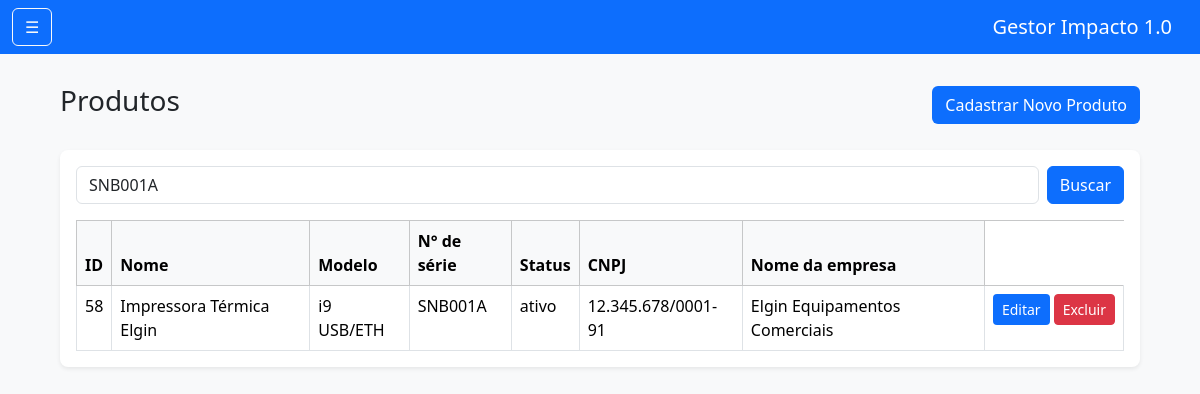
Page /interface/produto/produtos.php?busca_serie=SNB001A on the committed database.
### tables this page shows
CREATE TABLE `produtos` (
  `id` int(11) NOT NULL,
  `nome` varchar(100) NOT NULL,
  `modelo` varchar(100) NOT NULL,
  `numero_serie` varchar(100) NOT NULL,
  `cnpj` varchar(100) NOT NULL,
  `nome_empresa` varchar(100) NOT NULL,
  `status` varchar(50) NOT NULL
);

### database/produto/listar_produtos.php (the view, shortened to what this page needs)
<?php
require_once '../../database/conexao.php';
$busca = isset($_GET['busca_serie']) ? trim($_GET['busca_serie']) : '';
if ($busca !== '') {
    $sql = "SELECT * FROM produtos WHERE numero_serie LIKE ?";
    $stmt = $conn->prepare($sql);
    $like = '%' . $busca . '%';
    $stmt->bind_param("s", $like);
    $stmt->execute();
    $result = $stmt->get_result();
} else {
    $sql = "SELECT * FROM produtos";
    $result = $conn->query($sql);
}
if ($result->num_rows > 0) {
    while($row = $result->fetch_assoc()) {
        echo "<tr>";
        echo "<td>" . htmlspecialchars($row['id']) . "</td>";
        echo "<td>" . htmlspecialchars($row['nome']) . "</td>";
        echo "<td>" . htmlspecialchars($row['modelo']) . "</td>";
        echo "<td>" . htmlspecialchars($row['numero_serie']) . "</td>";
        echo "<td>" . htmlspecialchars($row['status']) . "</td>";
        echo "<td>" . htmlspecialchars($row['cnpj']) . "</td>";
        echo "<td>" . htmlspecialchars($row['nome_empresa']) . "</td>";
        echo "<td class='text-nowrap'>";
        echo "<a href='../../interface/produto/editar_produto.php?id=" . urlencode($row['id']) . "' class='btn bg-primary text-white btn-sm me-1'>Editar</a>";
        echo "<form method='POST' action='../../database/produto/excluir_produto.php' class='d-inline' onsubmit='return confirm(\"Confirma a exclusão do produto " . htmlspecialchars($row['nome']) . "?\");'>";
        echo "<button type='submit' class='btn btn-danger btn-sm'>Excluir</button>";
        echo "</form>";
        echo "</td>";
        echo "</tr>";
    }
} else {
    echo "<tr><td colspan='8' class='text-center'>Nenhum produto encontrado</td></tr>";
}
?>

### interface/produto/produtos.php (style rules this page uses)
body { background-color: #f8f9fa; }

### rows in the picture
produtos: id "58", nome "Impressora Térmica Elgin", modelo "i9 USB/ETH", numero_serie "SNB001A", status "ativo", cnpj "12.345.678/0001-91", nome_empresa "Elgin Equipamentos Comerciais"
